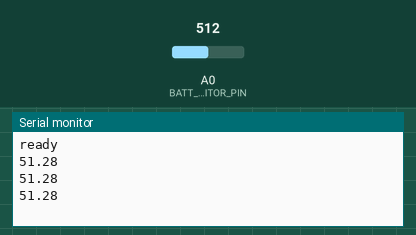
Recording of a sketch running on a simulated Arduino Uno, built for the host (arithmetic inside an expression is 32-bit, double 64-bit). On the bench: the last lines printed to the serial monitor. Inputs (shaded band) come from the test bench; at power-on: A0 (BATT_MONITOR_PIN) = 512.

Above: at 1.3 s.
1.4 s: A0 (BATT_MONITOR_PIN) set to 716
At 1.9 s:
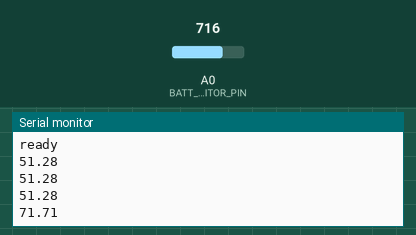
2.9 s: A0 (BATT_MONITOR_PIN) set to 900
At 3.3 s:
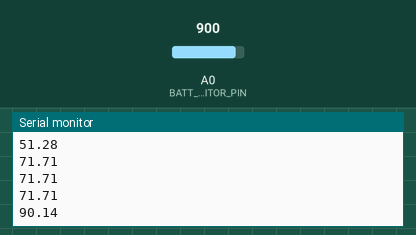
Timing chart, 0 to 5.9 s (numbered marks = the images above; inputs shaded):
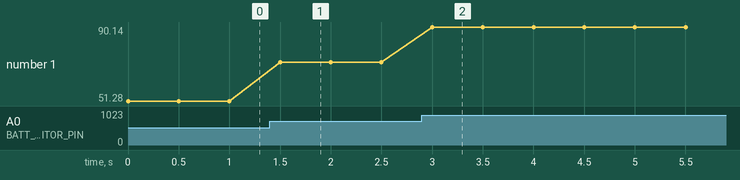

The sketch:

batteryVoltageMonitor.ino
```cpp
#define BATT_MONITOR_PIN A0
//#define LOG_PORT SERIAL_PORT_USBVIRTUAL
#define Serial SERIAL_PORT_USBVIRTUAL


const long rL = 197000; // load resistor ohms
const long rS = 9700; // sense resistor ohms
double senseVoltage = 0; // voltage measured
double battVoltage = 0;
int rawSensor = 0;
double voltsPerADC = 0.0047;

bool LEDstate = true;


void setup() {
  Serial.begin(115200);

  Serial.println("ready");

}

void loop() {
  rawSensor = analogRead(BATT_MONITOR_PIN);
  senseVoltage = rawSensor*voltsPerADC;
  battVoltage = senseVoltage*(rL+rS) / rS;

  //Serial.print(voltsPerADC, 10);
  //Serial.print(", ");
  //Serial.print(rawSensor);
  //Serial.print(", ");
  //Serial.print(senseVoltage);
  //Serial.print(", ");
  Serial.println(battVoltage);
  if(!LEDstate) {
    LEDstate = true;
    digitalWrite(LED_BUILTIN, HIGH);   // turn the LED on (HIGH is the voltage level)
  } else {
    LEDstate = false;
    digitalWrite(LED_BUILTIN, LOW);   // turn the LED on (HIGH is the voltage level)
  }


  delay(500);


}
```

Measured:
- after the input at 1.4 s, the serial monitor: prints a new line after 0.10 s (image 1)
- after the input at 2.9 s, the serial monitor: prints a new line after 0.10 s (image 2)
- plotted number 1: 51.28 → 71.71 after the input at 1.4 s, 71.71 → 90.14 after the input at 2.9 s
